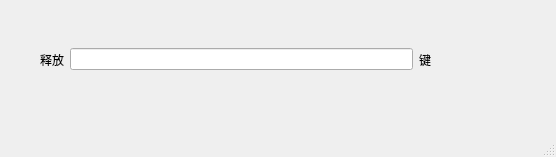
<?xml version="1.0" encoding="UTF-8"?>
<ui version="4.0">
 <class>MainWindow</class>
 <widget class="QMainWindow" name="MainWindow">
  <property name="geometry">
   <rect>
    <x>0</x>
    <y>0</y>
    <width>556</width>
    <height>157</height>
   </rect>
  </property>
  <property name="windowTitle">
   <string>MainWindow</string>
  </property>
  <widget class="QWidget" name="centralwidget">
   <widget class="QWidget" name="widget" native="true">
    <property name="geometry">
     <rect>
      <x>40</x>
      <y>40</y>
      <width>391</width>
      <height>39</height>
     </rect>
    </property>
    <layout class="QHBoxLayout" name="horizontalLayout_2">
     <item>
      <widget class="QLabel" name="label_2">
       <property name="text">
        <string>释放</string>
       </property>
      </widget>
     </item>
     <item>
      <widget class="QLineEdit" name="lineEdit_key"/>
     </item>
     <item>
      <widget class="QLabel" name="label_3">
       <property name="text">
        <string>键</string>
       </property>
      </widget>
     </item>
    </layout>
    <zorder>label_3</zorder>
    <zorder>label_2</zorder>
    <zorder>lineEdit_key</zorder>
   </widget>
  </widget>
  <widget class="QMenuBar" name="menubar">
   <property name="geometry">
    <rect>
     <x>0</x>
     <y>0</y>
     <width>556</width>
     <height>23</height>
    </rect>
   </property>
  </widget>
  <widget class="QStatusBar" name="statusbar"/>
 </widget>
 <resources/>
 <connections/>
</ui>
